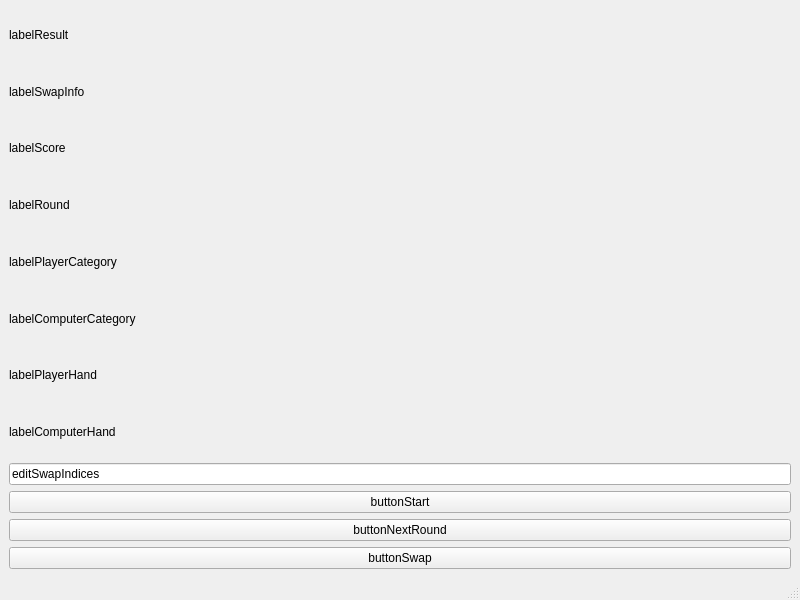
<?xml version="1.0" encoding="UTF-8"?>
<ui version="4.0">
 <class>MainWindow</class>
 <widget class="QMainWindow" name="MainWindow">
  <property name="geometry">
   <rect>
    <x>0</x>
    <y>0</y>
    <width>800</width>
    <height>600</height>
   </rect>
  </property>
  <property name="windowTitle">
   <string>MainWindow</string>
  </property>
  <widget class="QWidget" name="centralwidget">
   <layout class="QVBoxLayout" name="verticalLayout">
    <item>
     <widget class="QLabel" name="labelResult">
      <property name="text">
       <string>labelResult</string>
      </property>
     </widget>
    </item>
    <item>
     <widget class="QLabel" name="labelSwapInfo">
      <property name="text">
       <string>labelSwapInfo</string>
      </property>
     </widget>
    </item>
    <item>
     <widget class="QLabel" name="labelScore">
      <property name="text">
       <string>labelScore</string>
      </property>
     </widget>
    </item>
    <item>
     <widget class="QLabel" name="labelRound">
      <property name="text">
       <string>labelRound</string>
      </property>
     </widget>
    </item>
    <item>
     <widget class="QLabel" name="labelPlayerCategory">
      <property name="text">
       <string>labelPlayerCategory</string>
      </property>
     </widget>
    </item>
    <item>
     <widget class="QLabel" name="labelComputerCategory">
      <property name="text">
       <string>labelComputerCategory</string>
      </property>
     </widget>
    </item>
    <item>
     <widget class="QLabel" name="labelPlayerHand">
      <property name="text">
       <string>labelPlayerHand</string>
      </property>
     </widget>
    </item>
    <item>
     <widget class="QLabel" name="labelComputerHand">
      <property name="text">
       <string>labelComputerHand</string>
      </property>
     </widget>
    </item>
    <item>
     <widget class="QLineEdit" name="editSwapIndices">
      <property name="text">
       <string>editSwapIndices</string>
      </property>
     </widget>
    </item>
    <item>
     <widget class="QPushButton" name="buttonStart">
      <property name="text">
       <string>buttonStart</string>
      </property>
     </widget>
    </item>
    <item>
     <widget class="QPushButton" name="buttonNextRound">
      <property name="text">
       <string>buttonNextRound</string>
      </property>
     </widget>
    </item>
    <item>
     <widget class="QPushButton" name="buttonSwap">
      <property name="text">
       <string>buttonSwap</string>
      </property>
     </widget>
    </item>
   </layout>
  </widget>
  <widget class="QMenuBar" name="menubar">
   <property name="geometry">
    <rect>
     <x>0</x>
     <y>0</y>
     <width>800</width>
     <height>17</height>
    </rect>
   </property>
  </widget>
  <widget class="QStatusBar" name="statusbar"/>
 </widget>
 <resources/>
 <connections/>
</ui>
